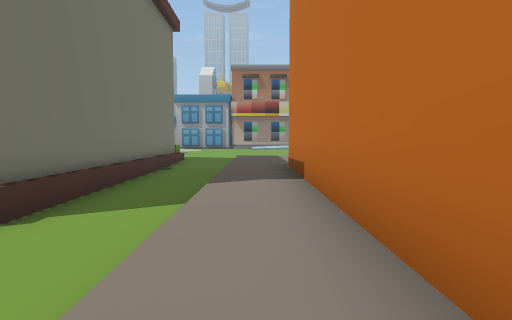
view 1 (above)

24 first-person views from a walk through a 3-D level made in the Unity game engine. The camera is 1.3 m above the floor, tilts 4° down and sees 80° across. The floor is counted in squares, 2 m on a side. Each view is taken from the middle of a square. On the plan, view 1 faces up. The plan holds only what a view shows up to about 10 squares ahead; the rest is blank. The place goes on beyond the plan. The player is left out. Some surface patterns are stand-ins.

view 2
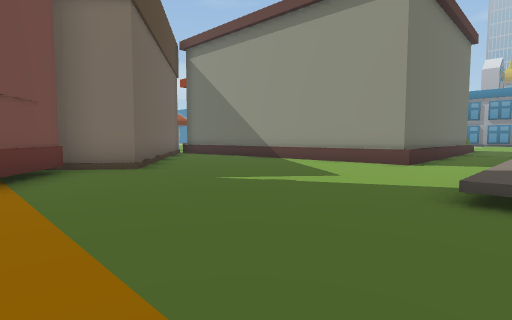

view 3
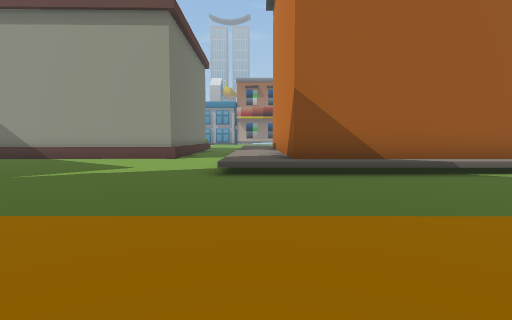

view 4
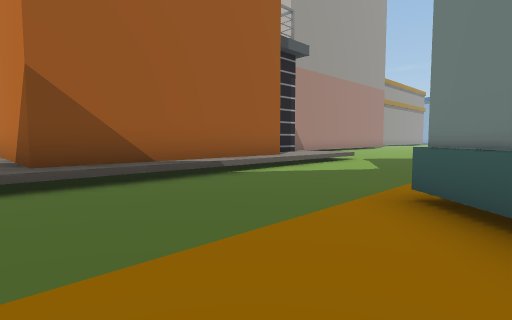

view 5
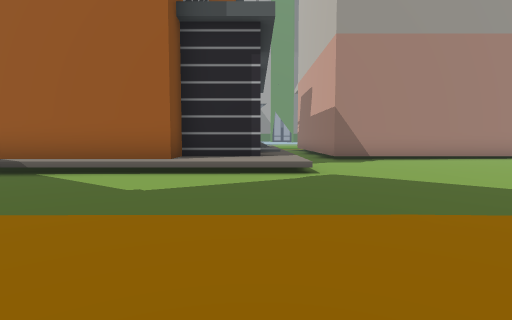

view 6
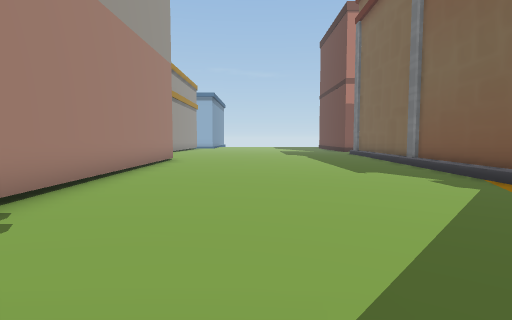

view 7
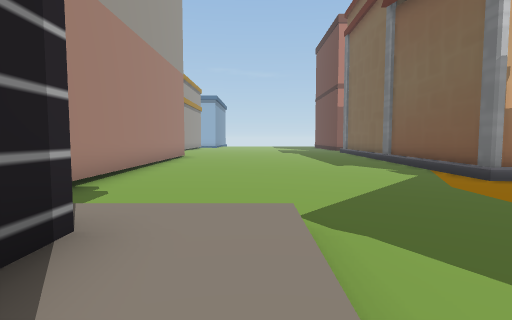

view 8
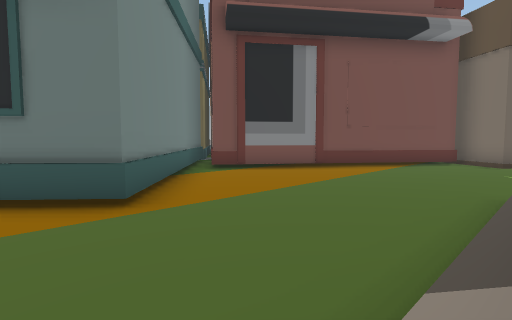

view 9
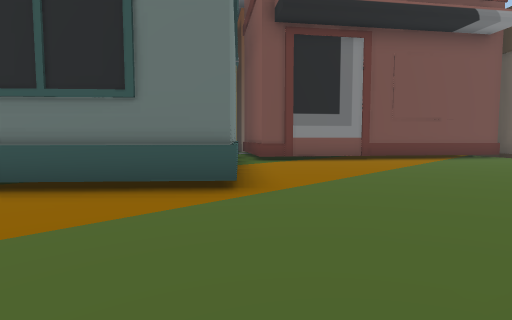

view 10
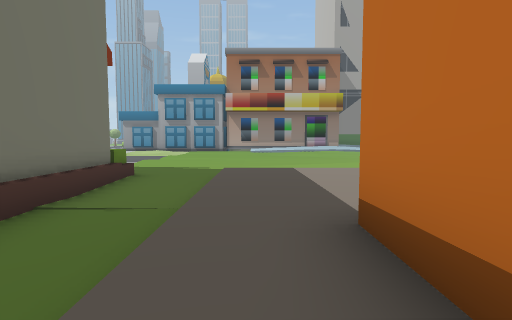

view 11
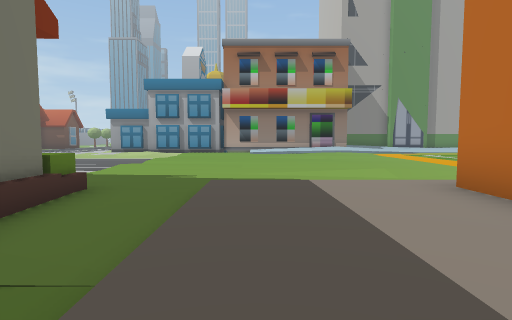

view 12
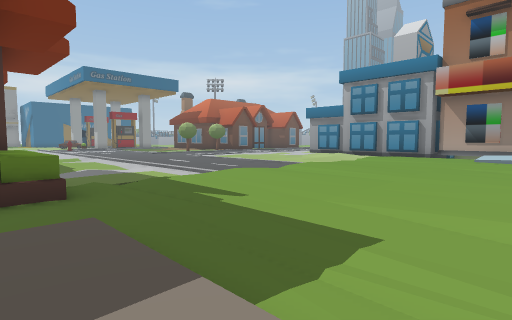

view 13
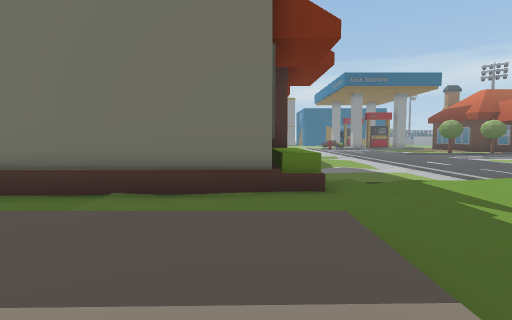

view 14
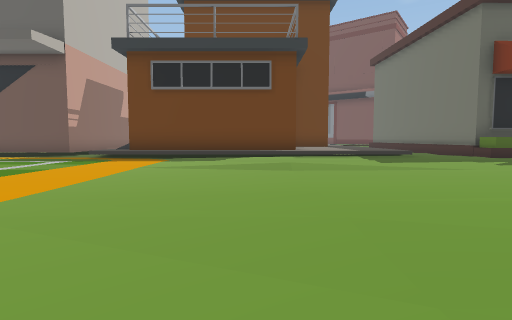

view 15
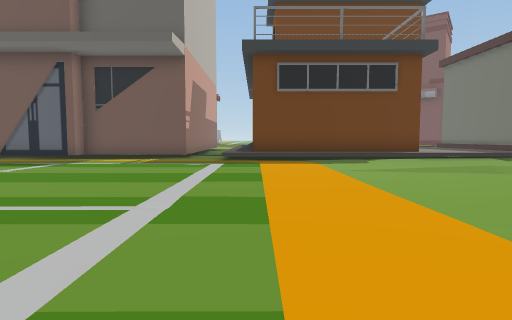

view 16
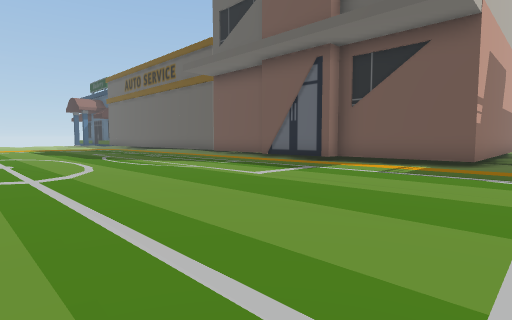

view 17
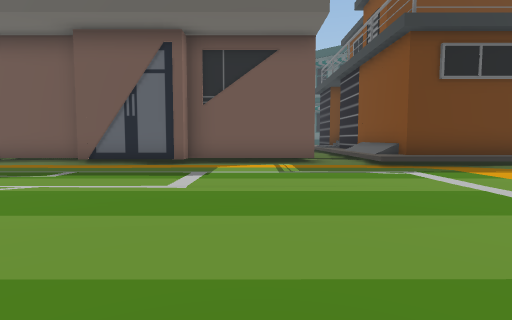

view 18
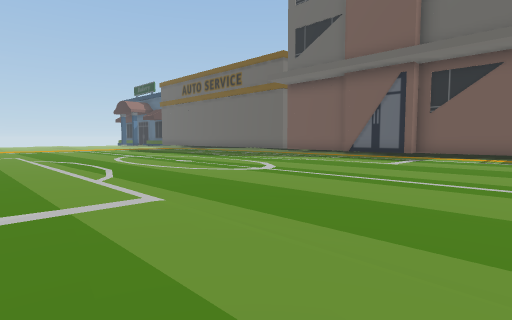

view 19
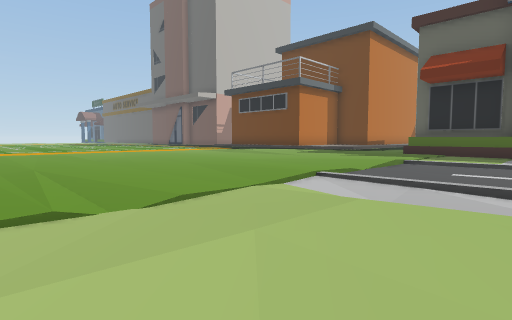

view 20
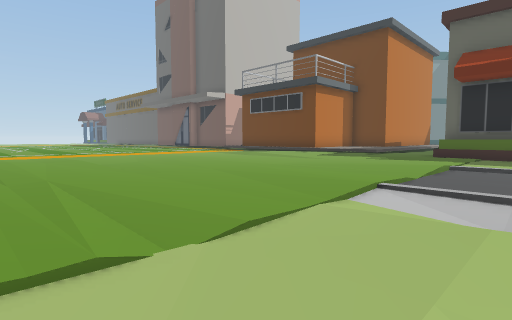

view 21
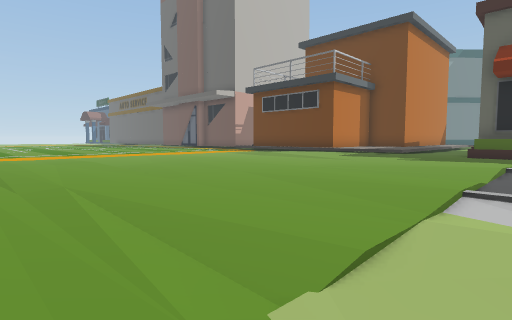

view 22
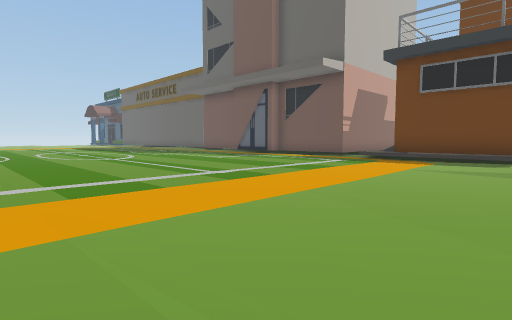

view 23
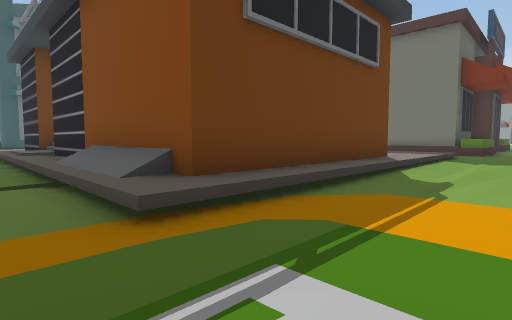

view 24
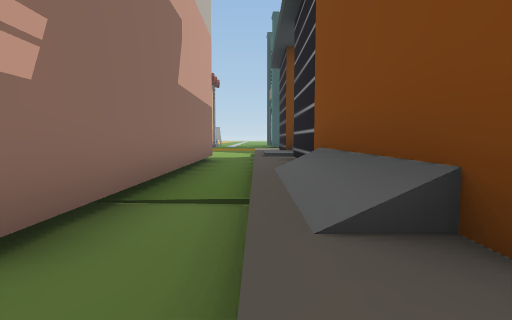

### Floor plan
Key: @ floor where view 1 was taken; # wall or solid block; . main floor; : floor 0.25 m higher than the main floor; - floor 0.25 m lower than the main floor; + floor 0.5 m higher than the main floor; / step, stairs or slope; B building.
Columns run from 8 left of view 1 to 18 right of it. Each row starts with its distance up from view 1.
 24  .../.....
 23  ...//...:::::..  ......
 22  .../......:...............
 21  .///....../...............
 20  ////......................
 19 ..../......................
 18 ...........................
 17 ..../......................
 16 /////......................
 15 -.........////.............
 14 ...........................
 13 .-../:....................
 12 BBBBBB:://////////.........
 11   BBBB.:+++######/....BBB..
 10      B..+++#    #/.BBBB  BB
  9      B..+++     #/.B
  8      B..++      #/.B
  7      B..+#      #/.B
  6      B..+#      #/.B
  5      B..+#      #/.B
  4      B..+#      //.B
  3 BBBBBB..+#      #/.BBBBBBBB
  2  .......+#      #/.........
  1 ........+#    ###/.........
  0 ........@######++/.........
 -1 #.......+++++++++/.........
 -2 ##.........................
 -3 ##.........................
 -4  BB........................
 -5   BB........B..............
 -6     B......BB.....  .##///B
 -7      BB...B  BB .    #

Positions as (right, up) in squares from view 1, and headings:
1: (0, 0), facing up
2: (0, -5), facing up-left
3: (0, -7), facing up
4: (0, -6), facing up-right
5: (8, -7), facing up
6: (8, -1), facing right
7: (6, -1), facing right
8: (5, -1), facing down-left
9: (6, -2), facing down-left
10: (0, 5), facing up
11: (0, 7), facing up
12: (2, 11), facing up-left
13: (2, 11), facing left
14: (4, 21), facing down
15: (8, 21), facing down
16: (9, 19), facing down-right
17: (12, 19), facing down
18: (10, 23), facing down-right
19: (-7, 24), facing down-right
20: (-6, 24), facing down-right
21: (-5, 24), facing down-right
22: (4, 22), facing down-right
23: (10, 14), facing down-left
24: (9, 12), facing down
